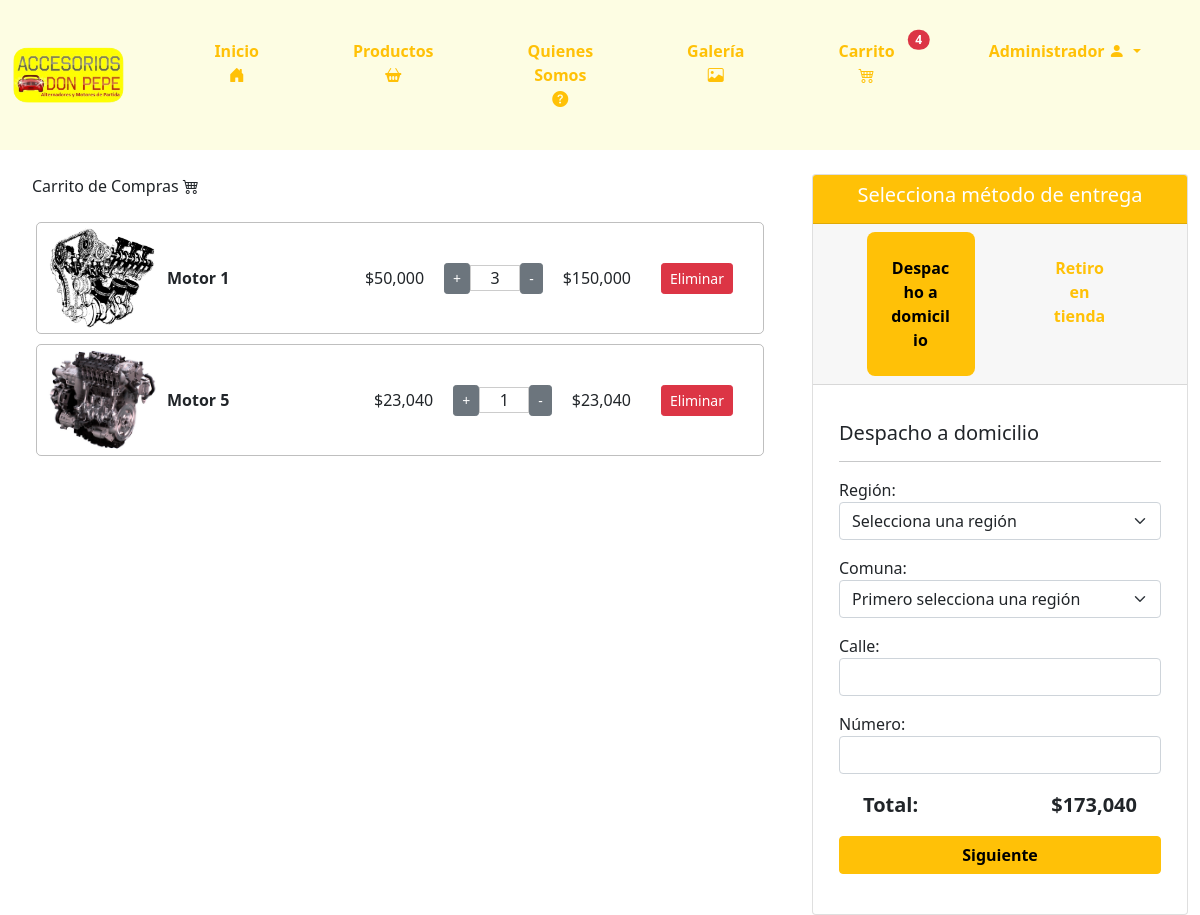
The app's page /carrito/ (signed in) with its own data.
### core/models.py (models this page shows, shortened)
class ItemCarrito(models.Model):
    usuario = models.ForeignKey(User, on_delete=models.CASCADE)
    producto = models.ForeignKey(Producto, on_delete=models.CASCADE)
    cantidad = models.IntegerField(default=1)

class Producto(models.Model):
    codProducto = models.IntegerField(primary_key=True)
    nombreP = models.CharField(max_length=100)
    stock = models.IntegerField()
    descipcion = models.CharField(max_length=500)
    foto = models.ImageField(upload_to="productos")  # Directorio de destino para las imágenes de los productos
    precio = models.IntegerField()
    categoria = models.ForeignKey(Categoria, on_delete=models.CASCADE)

### core/views.py (the view)
# urls.py: path('carrito/', carrito, name='carrito'),
@login_required
def carrito(request):
    carrito = ItemCarrito.objects.filter(usuario=request.user)
    total = sum(item.producto.precio * item.cantidad for item in carrito)
    carrito_count = sum(item.cantidad for item in carrito)
    regiones = Region.objects.all()
    region_id = request.GET.get('region')
    comunas = []
    if region_id:
        try:
            region_seleccionada = Region.objects.get(idRegion=region_id)  # Ajuste aquí
            comunas = Comuna.objects.filter(region=region_seleccionada)
        except Region.DoesNotExist:
            pass
    context = {
        'carrito': carrito,
        'total': total,
        'carrito_count': carrito_count,
        'regiones': regiones,
        'comunas': comunas,
        'region_id': region_id,  # Esto es para mantener la región seleccionada en el formulario
    }
    return render(request, 'core/carrito.html', context)

### core/templatetags/custom_filters.py (called while the page is built)
@register.filter
def format_clp(value):
    try:
        return "${:,.0f}".format(value)
    except (ValueError, TypeError):
        return value

@register.filter
def multiplicar(value, arg):
    try:
        return value * arg
    except (TypeError, ValueError):
        return 0

### core/templates/core/carrito.html (shortened to what this page needs)
{% load static %}
{% load custom_filters %}
<!DOCTYPE html>
<html lang="en">
<head>
    <link href="https://cdn.jsdelivr.net/npm/bootstrap@5.0.2/dist/css/bootstrap.min.css" rel="stylesheet"
>
    <link href="https://cdnjs.cloudflare.com/ajax/libs/font-awesome/6.0.0-beta3/css/all.min.css" rel="stylesheet">
    <link type="text/css" rel="stylesheet" href="{% static 'css/inicio.css' %}">
    <link href="https://cdn.jsdelivr.net/npm/bootstrap-icons/font/bootstrap-icons.css" rel="stylesheet">
</head>
<body>
    <nav class="navbar navbar-expand-lg navbar-light" style="background-color: #fdfde3;">
        <div class="container-fluid">
            <a class="navbar-brand" href="{% url 'inicio' %}">
                <img src="{% static 'img/logo-don-pepe.png' %}" class="logo" style="max-width: 80%;"
                    alt="Accesorios Don Pepe">
            </a>
            <div class="collapse navbar-collapse justify-content-end" id="navbarNav">
                <ul class="navbar-nav">
                    <li class="nav-item">
                        <a class="btn btn-outline-warning py-4 px-4 mx-2" href="{% url 'inicio' %}">
                            Inicio
                            <i class="bi bi-house-door-fill"></i>
                        </a>
                    </li>
                    <li class="nav-item">
                        <a class="btn btn-outline-warning py-4 px-4 mx-2" href="{% url 'productos' %}">
                            Productos
                            <i class="bi bi-basket2-fill"></i>
                        </a>
                    </li>
                    <li class="nav-item">
                        <a class="btn btn-outline-warning py-4 px-4 mx-2" href="{% url 'quienessomos' %}">
                            Quienes Somos
                            <i class="bi bi-question-circle-fill"></i>
                        </a>
                    </li>
                    <li class="nav-item">
                        <a class="btn btn-outline-warning py-4 px-4 mx-2" href="{% url 'galeria' %}">
                            Galería
                            <i class="bi bi-image"></i>
                        </a>
                    </li>
                    <li class="nav-item">
                        <a class="btn btn-outline-warning py-4 px-4 mx-2 position-relative" data-bs-toggle="modal"
                            data-bs-target="#cartModal">
                            Carrito
                            <i class="bi bi-cart4"></i>
                            {% if carrito_count > 0 %}
                            <span
                                class="position-absolute top-0 start-100 translate-middle badge rounded-pill bg-danger"
                                style="margin-top: 25px;">
                                {{ carrito_count }}
                            </span>
                            {% endif %}
                        </a>
                    </li>
                    <li class="nav-item dropdown">
                        {% if user.is_authenticated %}
                        <div class="btn-group">
                            <button type="button" class="btn btn-outline-warning py-4 px-4 mx-2 dropdown-toggle"
                                data-bs-toggle="dropdown" style="font-weight: 700; border: 0px; border-radius: 10px;">
                                {% if user.is_superuser %}
                                Administrador
                                {% else %}
                                Hola {{ user.first_name }}
                                {% endif %}
                                <i class="bi bi-person-fill"></i>
                            </button>
                        </div>
                        {% endif %}
                    </li>
                </ul>
            </div>
        </div>
    </nav>
    <br>
    <div class="container-fluid">
        <div class="row">
            <div class="col-md-8">
                <div>
                    <div style="text-align: left; margin-left: 20px; font-weight: 500; width: 95%;">
                        <h8>Carrito de Compras <i class="bi bi-cart4"></i></h8>
                    </div>
                    <br>
                    <div class="container">
                        {% for item in carrito %}
                        <div id="cart-item-{{ item.id }}" class="cart-item" data-id="{{ item.id }}"
                            data-price="{{ item.producto.precio }}"
                            style="display: flex; align-items: center; margin-bottom: 10px;  border: 1px solid rgba(0, 0, 0, 0.250); border-radius: 5px;">
                            <img src="{{ item.producto.foto.url }}"
                                style=" margin-left: 10px; max-width: 110px; height: 110px; object-fit: cover;">
                            <div style="margin-left: 10px; flex-grow: 1;">
                                <strong>{{ item.producto.nombreP }}</strong>
                            </div>
                            <div style="margin-left: 20px;">
                                <span>{{ item.producto.precio | format_clp }}</span>
                            </div>
                            <div
                                style="margin-left: 20px; display: flex; align-items: center; justify-content: center;">
                                <form action="{% url 'aumentar_cantidad' item.producto.codProducto %}" method="post"
                                    style="display: inline;">
                                    <button type="submit" class="btn btn-secondary btn-sm">+</button>
                                </form>
                                <p type="number" class="quantity" min="1"
                                    style="width: 50px; text-align: center; display: block; margin: 0 auto; border: 1px solid rgba(0, 0, 0, 0.200);"
                                    readonly>{{ item.cantidad }}</p>
                                <form action="{% url 'disminuir_cantidad' item.producto.codProducto %}" method="post"
                                    style="display: inline;">
                                    <button type="submit" class="btn btn-secondary btn-sm">-</button>
                                </form>
                            </div>
                            <div style="margin-left: 20px;">
                                <span class="total">{{item.producto.precio|multiplicar:item.cantidad|format_clp}}</span>
                            </div>
                            <div style="margin-inline: 30px;">
                                <a href="{% url 'eliminar_del_carrito' item.id %}"
                                    class="btn btn-danger btn-sm">Eliminar</a>
                            </div>
                        </div>
                        {% endfor %}
                    </div>
                </div>
            </div>
            <div class="col-md-4">
                <div class="card" style="text-align: center;">
                    <div class="card-header text-white" style="background-color: #ffc107;">
                        <h5>Selecciona método de entrega</h5>
                    </div>
                    <div class="card-header">
                        <div class="container">
                            <div class="row">
                                <div class="col-md-6">
                                    <button
                                        class="btn btn-outline-warning btn-block py-4 px-4 mx-2 btn-despacho-domicilio active"
                                        style="border: 0px; font-weight: 700; border-radius: 8px; width: 80%;"
                                        onclick="showDespachoDomicilio()">Despacho a domicilio</button>
                                </div>
                                <div class="col-md-6">
                                    <button class="btn btn-outline-warning btn-block py-4 px-4 mx-2 btn-retiro-tienda"
                                        style="border: 0px; font-weight: 700; border-radius: 8px; width: 80%; "
                                        onclick="showRetiroTienda()">Retiro en tienda</button>
                                </div>
                            </div>
                        </div>
                    </div>
                    <div class="card-body">
                        <form method="post" action="{% url 'crear_venta' %}">
                            <div id="despachoDomicilio" style="display: none; margin-top: 20px; text-align: left; margin-inline: 10px;">
                                <h5>Despacho a domicilio</h5>
                                <div class="hr">
                                    <hr>
                                </div>
                                <div class="mb-3">
                                    <label for="region">Región:</label>
                                    <select class="form-select" id="region" name="region">
                                        <option value="">Selecciona una región</option>
                                    </select>
                                </div>
                                <div class="mb-3">
                                    <label for="comuna">Comuna:</label>
                                    <select class="form-select" id="comuna" name="comuna">
                                        <option value="">Primero selecciona una región</option>
                                    </select>
                                </div>
                                <div class="mb-3">
                                    <label for="calle">Calle:</label>
                                    <input type="text" class="form-control" id="calle" name="calle">
                                </div>
                                <div class="mb-3">
                                    <label for="numero">Número:</label>
                                    <input type="text" class="form-control" id="numero" name="numero">
                                </div>
                                <div class="container">
                                    <div class="row">
                                        <div class="col-md-6" style="text-align: left; font-size: 20px; font-weight: 700;">
                                            <p>Total: </p>
                                        </div>
                                        <div class="col-md-6" style="text-align: right; font-size: 20px; font-weight: 700;">
                                            <p>{{ total | format_clp }}</p>
                                        </div>
                                    </div>
                                </div>
                                <div style="text-align: center;">
                                    <button type="submit" class="btn btn-warning" style="width: 100%; font-weight: 700;">Siguiente</button>
                                </div>
                            </div>
                        </form>
                    </div>
                    <br>
                </div>
            </div>
        </div>
    </div>
</body>
</html>

### core/static/css/inicio.css (style rules this page uses)
.navbar { padding: 0%; }
.navbar-nav li { padding: 15px 15px; }
.navbar-nav li a { font-weight: 700; border: 0px; border-radius: 10px; }

### core/templates/core/carrito.html (style rules this page uses)
.btn-despacho-domicilio.active, .btn-retiro-tienda.active { background-color: #ffc107; color: black; }

### records on screen
ItemCarrito: producto.foto (picture), producto.nombreP "Motor 1", producto.precio "$50,000", cantidad "3", producto.precio|multiplicar "$150,000"
ItemCarrito: producto.foto (picture), producto.nombreP "Motor 5", producto.precio "$23,040", cantidad "1", producto.precio|multiplicar "$23,040"

### other values on screen
{{ carrito_count }} "4"
{{ total | format_clp }} "$173,040"
